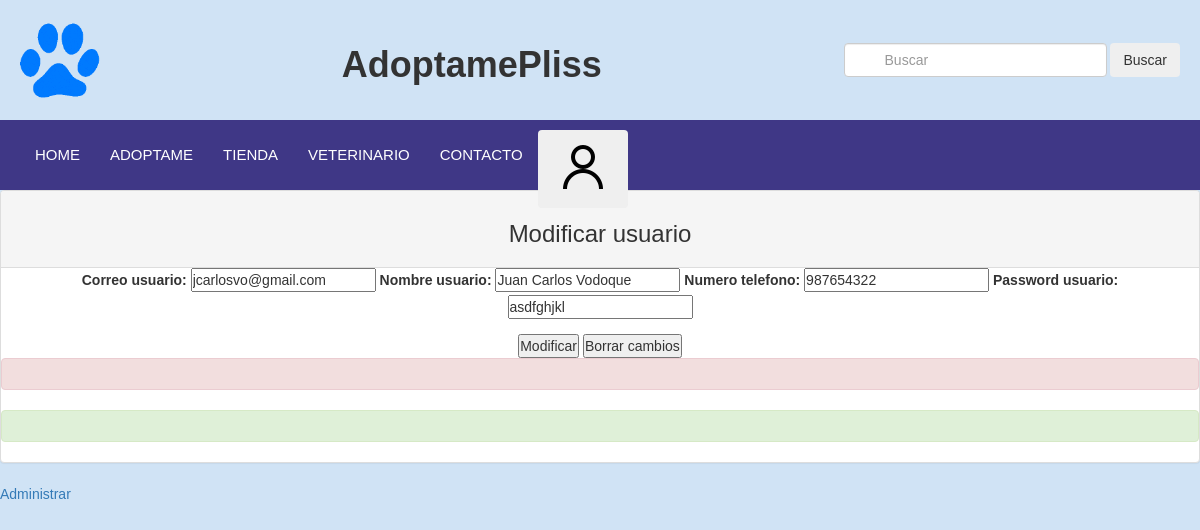
Page /formModUsuario/jcarlosvo@gmail.com on the committed database.
### core/models.py (models this page shows, shortened)
class Usuario(models.Model):
    correo= models.CharField(primary_key=True, max_length=30, verbose_name='Correo usuario')
    nombre= models.CharField(max_length=60, verbose_name='Nombre usuario')
    telefono= models.IntegerField(verbose_name='Numero telefono')
    password= models.CharField(max_length=12, verbose_name='Password usuario')

### core/views.py (the view)
# urls.py: path('formModUsuario/<id>', formModUsuario, name="formModUsuario"),
def formModUsuario(request, id):
    usuario = Usuario.objects.get(correo=id)
    datos = {
        'form': UsuarioForm(instance=usuario)
    }
    if request.method=='POST':
        formulario = UsuarioForm(data=request.POST, instance=usuario)
        if formulario.is_valid:
            formulario.save()
            datos['mensaje']="Modificado correctamente"
    return render(request, 'core/formModUsuario.html', datos)

### core/forms.py
class UsuarioForm(ModelForm):
    class Meta:
        model = Usuario
        fields =['correo','nombre','telefono','password']

### core/templates/core/formModUsuario.html (shortened to what this page needs)
{% load static %}
<!DOCTYPE html>
<html lang="es">
    <head>
        <link href='https://unpkg.com/boxicons@2.1.2/css/boxicons.min.css' rel='stylesheet'>
        <link rel="stylesheet" href="https://maxcdn.bootstrapcdn.com/bootstrap/3.4.1/css/bootstrap.min.css">
        <link rel="stylesheet" href="{% static 'core/css/estilo.css'%}">
    </head>
    <body>
        <div class="header__superior">
            <div class="logo">
                <img src="{% static 'core/img/patalogo.png'%}" alt="logo" width="2em">
            </div>
            <div class="titulo">
                <h1><b>AdoptamePliss</b></h1>
            </div>
            <div class="search">
                <form class="form-inline my-2 my-lg-0">
                    <input class="form-control mr-sm-2" type="search" placeholder="Buscar" aria-label="Search">
                    <button class="btn btn-outline-success my-2 my-sm-0" type="submit">Buscar</button>
                </form>
            </div>
        </div>
        <header>
            <nav>
                <div class="container__menu ">
                    <div class="menu">
                            <nav>
                                <ul>
                                    <li><a href="{% url 'index' %}">Home</a></li>
                                    <li><a href="#">Adoptame</a>
                                    <li><a href="#">Tienda</a>
                                        <li><a href="{% url 'veterinario' %}">Veterinario</a></li>
                                            <li><a href="{% url 'formulario_de_contacto' %}">Contacto</a></li>
                                            <li>
                                                <nav class="inicioseccion">
                                                    <button class="btn btn-outline-success "><a href="{% url 'iniciar_sesion' %}"><img src="{%static 'core/img/icons8-usuario-64.png'%}" alt=""></a></button>
                                                </nav>
                                            </li>
                                        </li>
                                    </li>
                                </ul>
                            </nav>
                    </div>
                </div>
            </nav>
        </header>
        <form style="text-align: center; ">
            <div class="panel panel-default">
                <div class="panel-heading">
                    <h3>Modificar usuario</h3>
                </div>
                <form method="post" action="" id="formulario">
                    <div class="form-group">
                    {{ form.as_table}}
                    </div>
                    <input type="submit" class"btn btn-danger" id="enviar" value="Modificar">
                    <input type="reset" class"btn btn-primary" id="limpiar" value="Borrar cambios">
                    <div id="error" class="alert alert-danger" role="alert"></div>
                </form>
                <div class="alert alert-success" role"alert">
                </div>
            </div>
            <a href="{% url 'adminUsuarios' %}">Administrar</a>
        </form>
    </body>
</html>

### core/static/core/css/estilo.css (style rules this page uses)
* { margin: 0px; box-sizing: border-box; }
* { margin: 0; padding: 0; box-sizing: border-box; font-family: 'Source Sans Pro', sans-serif; text-decoration: none; }
.inicioseccion { margin-top: 10px; height: 60px; margin-right: 10px; }
:root { --blanco: #c7ccb1; --primario: hsl(246, 42%, 37%); --negro: #000; --secundario: rgb(208, 227, 245); --terceareo: rgb(247, 151, 151); --gris: #949393; }
.header__superior { max-width: 1200px; margin: auto; display: flex; justify-content: space-between; align-items: center; padding: 20px; }
.titulo { font-family: Verdana; }
.logo img { width: 80px; }
.search input { width: 300px; padding: 0px 40px; }
body { background-color: var(--secundario); list-style: none; }
.container__menu { width: 100%; height: 70px; background: var(--primario); padding: 0px 20px; }
.menu { max-width: 1200px; margin: auto; height: 100%; }
nav { height: 100%; }
nav>ul { height: 100%; display: flex; }
nav ul li { height: 100%; list-style: none; position: relative; }
nav>ul>li>a { width: 100%; height: 100%; display: flex; color: white; align-items: center; padding: 15px; text-transform: uppercase; font-size: 15px; transition: all 300ms ease; }
img { max-width: 100% }

### rows in the picture
Usuario: correo "jcarlosvo@gmail.com", nombre "Juan Carlos Vodoque", telefono "987654322", password "asdfghjkl"
